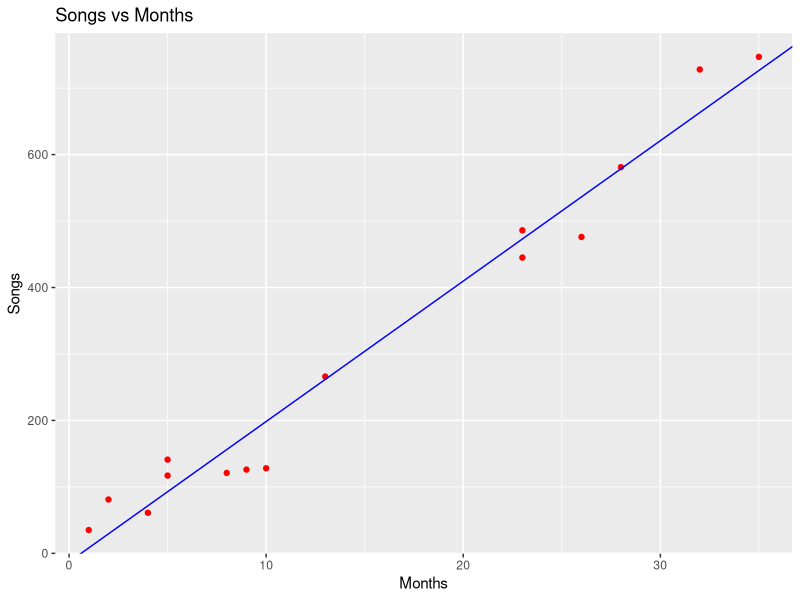

This chart was generated by the following R code:
#Question 1 
#a. Find the Correlation Coefficient between the dependent and the independent variable

#`Importing dataset
dataset1 = read.csv("songs.csv")

correlation_coeff = cor(dataset1$Months, dataset1$Songs)
print(correlation_coeff)

#c. Using R Studio, fit the obtained line equation on the Scatter plot of the data
#install.packages("ggplot2")
library(ggplot2)
ggplot() + 
  geom_point(aes(x= dataset1$Months, 
                 y = dataset1$Songs),
             colour = "red") +
  geom_abline(intercept = -12.8872884911201, slope = 21.1263809257447,linetype = "solid",
            colour = "blue") +
  ggtitle("Songs vs Months") +
  xlab("Months") +
  ylab("Songs")


#Question 2 
#a. Fit the Multiple Linear Regression model on the dataset
dataset2 = read.csv("GRE_Total.csv")

#Fitting the Multiple Linear Regression Model using the training set
regressor = lm(formula = GGPA ~ ., data = dataset2)
print(regressor)

#b. Explicitly print the P Values of the two independent columns in R Studio
summary_stat = summary(regressor)
print(summary_stat)
p_values = summary_stat$coefficients[,4]
print("P-values are:")
print(p_values)

